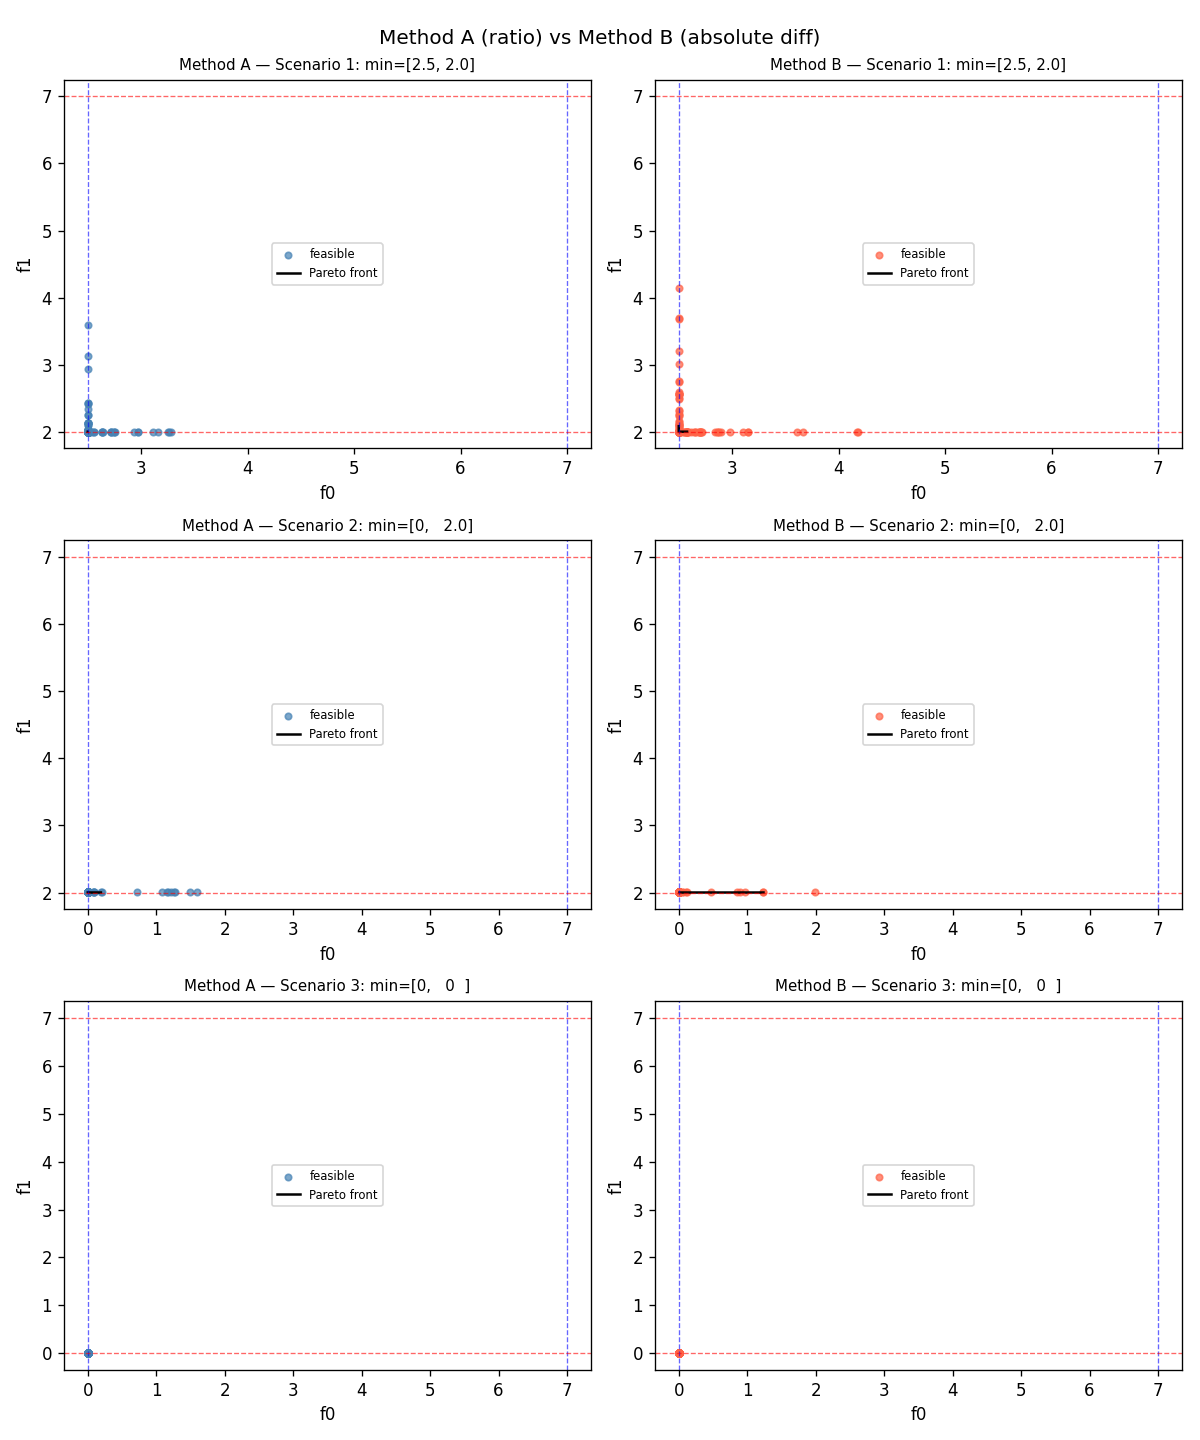

Write Python code to recreate this figure.
"""
Test: method A (ratio) vs method B (absolute diff) for constraint formulation
- Scenario 1: comp_obj_min = [2.5, 2.0]  (모두 > 0, 정상 케이스)
- Scenario 2: comp_obj_min = [0, 2.0]    (하나가 0 → 버그 케이스)
- Scenario 3: comp_obj_min = [0, 0]      (모두 0)

각 시나리오에서:
  - CV 분포
  - feasible 해 비율
  - 최종 Pareto front 비교
"""

import numpy as np
import matplotlib
matplotlib.use('Agg')
import matplotlib.pyplot as plt
from pymoo.core.problem import Problem
from pymoo.algorithms.moo.nsga2 import NSGA2
from pymoo.optimize import minimize
from pymoo.util.nds.non_dominated_sorting import NonDominatedSorting

SEED = 42


# ------------------------------------------------------------------
# Synthetic problem: 2D objective (x0, x1), 2 constraints per obj
# True Pareto front: x0+x1 = const, x0∈[min0, max0], x1∈[min1, max1]
# ------------------------------------------------------------------

class ProblemA(Problem):
    """Method A: ratio form  (1 - info/min, info/max - 1)"""
    def __init__(self, obj_min, obj_max):
        super().__init__(n_var=2, n_obj=2, n_ieq_constr=4, xl=0.0, xu=10.0)
        self.obj_min = np.array(obj_min, dtype=float)
        self.obj_max = np.array(obj_max, dtype=float)

    def _evaluate(self, x, out, *args, **kwargs):
        f = x.copy()  # objective = variable itself
        g = np.zeros((len(x), 4))
        for j in range(2):
            if self.obj_min[j] != 0:
                g[:, 2*j]   = 1 - f[:, j] / self.obj_min[j]
            else:
                g[:, 2*j]   = 0.0   # min=0 → always feasible
            if self.obj_max[j] != 0:
                g[:, 2*j+1] = f[:, j] / self.obj_max[j] - 1
            else:
                g[:, 2*j+1] = 0.0
        out["F"] = f
        out["G"] = g


class ProblemB(Problem):
    """Method B: absolute diff form  (min - info, info - max)"""
    def __init__(self, obj_min, obj_max):
        super().__init__(n_var=2, n_obj=2, n_ieq_constr=4, xl=0.0, xu=10.0)
        self.obj_min = np.array(obj_min, dtype=float)
        self.obj_max = np.array(obj_max, dtype=float)

    def _evaluate(self, x, out, *args, **kwargs):
        f = x.copy()
        g = np.zeros((len(x), 4))
        for j in range(2):
            g[:, 2*j]   = self.obj_min[j] - f[:, j]   # min=0 → g=-f ≤ 0, always feasible
            g[:, 2*j+1] = f[:, j] - self.obj_max[j]
        out["F"] = f
        out["G"] = g


def run_nsga2(problem, seed=SEED, pop_size=100, n_gen=50):
    algo = NSGA2(pop_size=pop_size, eliminate_duplicates=True)
    res = minimize(problem, algo, ('n_gen', n_gen), seed=seed, verbose=False)
    return res


def pareto_front(F):
    front = NonDominatedSorting().do(F, only_non_dominated_front=True)
    return F[front]


def summarize(name, res, obj_min, obj_max):
    pop = res.pop
    F = pop.get("F")
    CV = pop.get("CV").flatten()
    feasible_mask = CV <= 0.0

    n_total = len(pop)
    n_feasible = feasible_mask.sum()
    print(f"\n[{name}]  obj_min={obj_min}  obj_max={obj_max}")
    print(f"  총 해: {n_total},  feasible: {n_feasible} ({100*n_feasible/n_total:.1f}%)")
    print(f"  CV  — mean: {CV.mean():.4f}, max: {CV.max():.4f}, has nan/inf: {not np.isfinite(CV).all()}")

    if n_feasible > 0:
        F_feas = F[feasible_mask]
        pf = pareto_front(F_feas)
        print(f"  Pareto front 해 수: {len(pf)}")
        print(f"  Pareto front f0 range: [{pf[:,0].min():.3f}, {pf[:,0].max():.3f}]")
        print(f"  Pareto front f1 range: [{pf[:,1].min():.3f}, {pf[:,1].max():.3f}]")
    else:
        print("  feasible 해 없음")

    return F, CV, feasible_mask


def plot_scenario(ax, name, F, CV, feasible_mask, obj_min, obj_max, color):
    infeas = F[~feasible_mask]
    feas   = F[feasible_mask]
    if len(infeas):
        ax.scatter(infeas[:,0], infeas[:,1], c='lightgray', s=10, label='infeasible')
    if len(feas):
        ax.scatter(feas[:,0], feas[:,1], c=color, s=15, alpha=0.7, label='feasible')
        pf = pareto_front(feas)
        pf = pf[np.argsort(pf[:,0])]
        ax.plot(pf[:,0], pf[:,1], 'k-', lw=1.5, label='Pareto front')
    ax.axvline(obj_min[0], color='blue', ls='--', lw=0.8, alpha=0.6)
    ax.axvline(obj_max[0], color='blue', ls='--', lw=0.8, alpha=0.6)
    ax.axhline(obj_min[1], color='red',  ls='--', lw=0.8, alpha=0.6)
    ax.axhline(obj_max[1], color='red',  ls='--', lw=0.8, alpha=0.6)
    ax.set_title(name, fontsize=9)
    ax.set_xlabel('f0'); ax.set_ylabel('f1')
    ax.legend(fontsize=7)


# ------------------------------------------------------------------
# Scenarios
# ------------------------------------------------------------------

scenarios = [
    {"name": "Scenario 1: min=[2.5, 2.0]",  "obj_min": [2.5, 2.0], "obj_max": [7.0, 7.0]},
    {"name": "Scenario 2: min=[0,   2.0]",  "obj_min": [0,   2.0], "obj_max": [7.0, 7.0]},
    {"name": "Scenario 3: min=[0,   0  ]",  "obj_min": [0,   0  ], "obj_max": [7.0, 7.0]},
]

fig, axes = plt.subplots(len(scenarios), 2, figsize=(10, 4*len(scenarios)))
fig.suptitle('Method A (ratio) vs Method B (absolute diff)', fontsize=12)

for row, sc in enumerate(scenarios):
    print("\n" + "="*60)
    print(sc["name"])
    print("="*60)

    pb_a = ProblemA(sc["obj_min"], sc["obj_max"])
    pb_b = ProblemB(sc["obj_min"], sc["obj_max"])

    res_a = run_nsga2(pb_a)
    res_b = run_nsga2(pb_b)

    Fa, CVa, feas_a = summarize("Method A (ratio)", res_a, sc["obj_min"], sc["obj_max"])
    Fb, CVb, feas_b = summarize("Method B (abs)",   res_b, sc["obj_min"], sc["obj_max"])

    # Pareto front similarity (if both have feasible solutions)
    if feas_a.sum() > 0 and feas_b.sum() > 0:
        pfa = pareto_front(Fa[feas_a])
        pfb = pareto_front(Fb[feas_b])
        print(f"\n  Pareto front 비교:")
        print(f"    Method A — f0 mean={pfa[:,0].mean():.3f}, f1 mean={pfa[:,1].mean():.3f}")
        print(f"    Method B — f0 mean={pfb[:,0].mean():.3f}, f1 mean={pfb[:,1].mean():.3f}")

    # nan/inf check
    for method, CV in [("A", CVa), ("B", CVb)]:
        bad = ~np.isfinite(CV)
        if bad.any():
            print(f"  ⚠️  Method {method}: nan/inf in CV at {bad.sum()} solutions!")
        else:
            print(f"  ✅  Method {method}: CV all finite")

    plot_scenario(axes[row, 0], f"Method A — {sc['name']}", Fa, CVa, feas_a, sc["obj_min"], sc["obj_max"], 'steelblue')
    plot_scenario(axes[row, 1], f"Method B — {sc['name']}", Fb, CVb, feas_b, sc["obj_min"], sc["obj_max"], 'tomato')

plt.tight_layout()
plt.savefig('/NAS/SJ/actquant/search/test_constraint_methods.png', dpi=120)
print("\n\n그래프 저장: test_constraint_methods.png")
